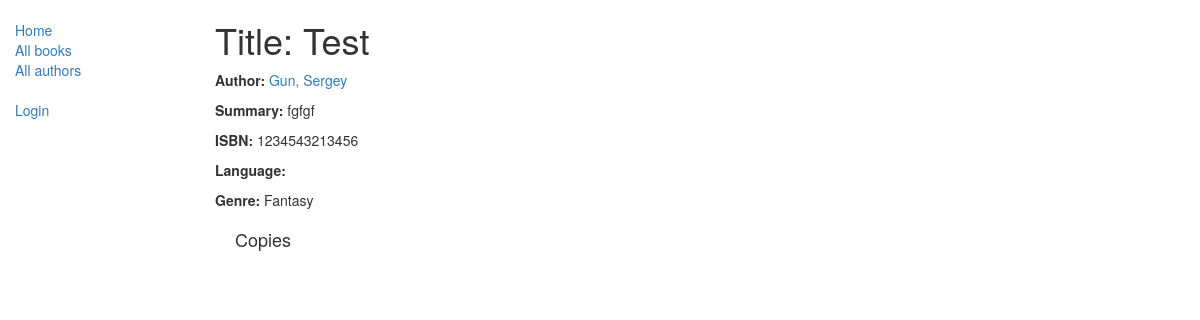
The page /catalog/book/2 on the database as committed earlier.
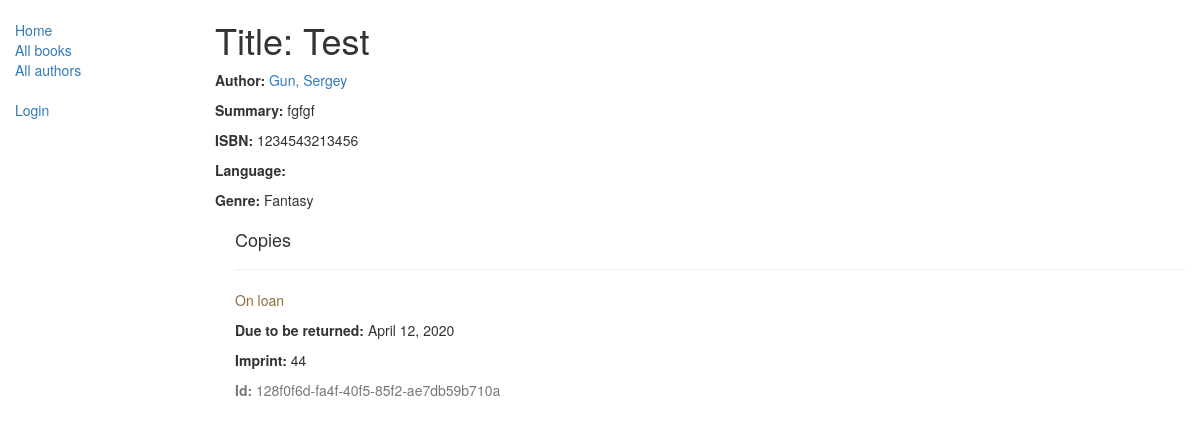
The same page on the database as committed later.
### catalog/models.py (models this page shows, shortened)
class Genre(models.Model):
    name = models.CharField(max_length=200, help_text="Enter a book genre (e.g. Science Fiction, French Poetry etc.)")
    def __str__(self):
        return self.name

class BookInstance(models.Model):
    class Meta:
        permissions = (("can_mark_returned", "Set book as returned"),)
    id = models.UUIDField(primary_key=True, default=uuid.uuid4,
                          help_text="Unique ID for this particular book across whole library")
    book = models.ForeignKey('Book', on_delete=models.SET_NULL, null=True)
    imprint = models.CharField(max_length=200)
    due_back = models.DateField(null=True, blank=True)
    LOAN_STATUS = (
        ('m', 'Maintenance'),
        ('o', 'On loan'),
        ('a', 'Available'),
        ('r', 'Reserved'),
    )
    status = models.CharField(max_length=1, choices=LOAN_STATUS, blank=True, default='m',
                              help_text='Book availability')
    borrower = models.ForeignKey(User, on_delete=models.SET_NULL, null=True, blank=True)
    class Meta:
        ordering = ["due_back"]

### catalog/views.py (the view)
# urls.py: url(r'^book/(?P<pk>\d+)$', views.BookDetailView.as_view(), name='book_detail'),
class BookDetailView(generic.DetailView):
    model = Book
    paginate_by = 5

### catalog/models.py (called while the page is built)
    def __str__(self):
        return '{0}, {1}'.format(self.last_name, self.first_name)

### catalog/templates/catalog/book_detail.html
{% extends "base_generic.html" %}
{% block content %}
  <h1>Title: {{ book.title }}</h1>
  <p><strong>Author:</strong> <a href="">{{ book.author }}</a></p>
  <p><strong>Summary:</strong> {{ book.summary }}</p>
  <p><strong>ISBN:</strong> {{ book.isbn }}</p>
  <p><strong>Language:</strong> {{ book.language }}</p>
  <p><strong>Genre:</strong> {% for genre in book.genre.all %} {{ genre }}{% if not forloop.last %}, {% endif %}{% endfor %}</p>
  <div style="margin-left:20px;margin-top:20px">
    <h4>Copies</h4>
    {% for copy in book.bookinstance_set.all %}
    <hr>
    <p class="{% if copy.status == 'a' %}text-success{% elif copy.status == 'd' %}text-danger{% else %}text-warning{% endif %}">{{ copy.get_status_display }}</p>
    {% if copy.status != 'a' %}<p><strong>Due to be returned:</strong> {{copy.due_back}}</p>{% endif %}
    <p><strong>Imprint:</strong> {{copy.imprint}}</p>
    <p class="text-muted"><strong>Id:</strong> {{copy.id}}</p>
    {% endfor %}
  </div>
{% endblock %}

Rows that differ between the two databases and show on the page:
added BookInstance: status "On loan", due_back "April 12, 2020", imprint "44", id "128f0f6d-fa4f-40f5-85f2-ae7db59b710a"
